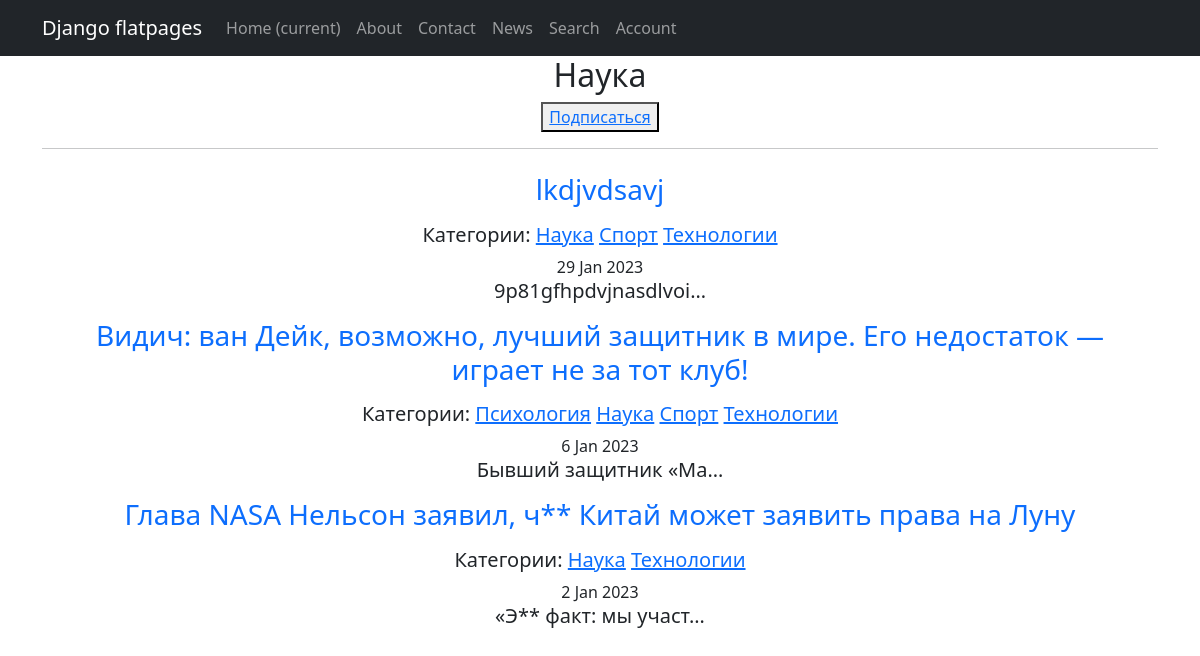
Screenshot of /categories/1 with the database file from the repository.
### news/models.py (models this page shows, shortened)
class Category(models.Model):
    name = models.CharField(max_length=127, unique=True)
    subscribers = models.ManyToManyField(User, blank=True, null=True, related_name='categories')
    def __str__(self):
        return f'{self.name}'

class Post(models.Model):
    author = models.ForeignKey(Author, on_delete=models.CASCADE)
    type = models.CharField(max_length=10, choices=TYPES, default='article')
    time_in = models.DateTimeField(auto_now_add=True)
    category = models.ManyToManyField(Category, through='PostCategory')
    title = models.CharField(max_length=255)
    text = models.TextField()
    rating = models.IntegerField(default=0)

### news/views.py (the view)
# urls.py: path('categories/<int:pk>', CategoryList.as_view(), name='category_list'),
class CategoryList(ListView):
    model = Post
    template_name = 'category.html'
    ordering = '-time_in'
    context_object_name = 'categories'
    def get_queryset(self):
        self.category = get_object_or_404(Category, id=self.kwargs['pk'])
        queryset = Post.objects.filter(category=self.category).order_by('-time_in')
        return queryset
    def get_context_data(self, **kwargs):
        context = super().get_context_data(**kwargs)
        context['is_not_subscriber'] = self.request.user not in self.category.subscribers.all()
        context['category'] = self.category
        return context

### news/templatetags/custom_filters.py (called while the page is built)
@register.filter()
def censor(text):
    non_cens = ['редиска', 'овечкин', 'новость', 'это', 'что', 'год']
    try:
        if not isinstance(text, str):
            raise CensorException('Error')
        for word in non_cens:
            text = re.sub(word, word[0] + '*' * (len(word) - 1), text)
            title_word = word.title()
            text = re.sub(title_word, title_word[0] + '*' * (len(word) - 1), text)
        return text
    except CensorException as e:
        print(e)

### templates/category.html (shortened to what this page needs)
{% extends 'flatpages/default.html' %}
{% load custom_filters %}
{% block content %}
    <h2>{{category}}</h2>
    {% if is_not_subscriber %}
        <button><a href="{% url 'subscribe' category.id %}">Подписаться</a></button>
    {% endif %}
    <hr>
    {% if categories %}
        {% for new in categories %}
            <a class="nav-link" href="/news/{{new.id}}"><h3>{{ new.title|censor }}</h3></a>
            {% if new.category.all %}
                <h5>Категории:
                    {% for category in new.category.all %}
                        <a href="{% url 'category_list' category.id %}">{{category}}</a>
                    {% endfor %}
                </h5>
            {% endif %}
            <time>{{ new.time_in|date:'j M Y' }}</time>
            <h5>{{ new.text|censor|truncatechars:20 }}</h5>
        {% endfor %}
    {% else %}
        <h4>Новостей нет!</h4>
    {% endif %}
{% endblock%}

### rows the page displays
Category: name "Наука"
Post: title|censor "lkdjvdsavj", time_in "29 Jan 2023", text|censor "9p81gfhpdvjnasdlvoi…"
Category: name "Спорт"
Category: name "Технологии"
Post: title|censor "Видич: ван Дейк, возможно, лучший защитник в мире. Его недостаток — играет не за тот клуб!", time_in "6 Jan 2023", text|censor "Бывший защитник «Ма…"
Category: name "Психология"
Post: title|censor "Глава NASA Нельсон заявил, ч** Китай может заявить права на Луну", time_in "2 Jan 2023", text|censor "«Э** факт: мы участ…"
